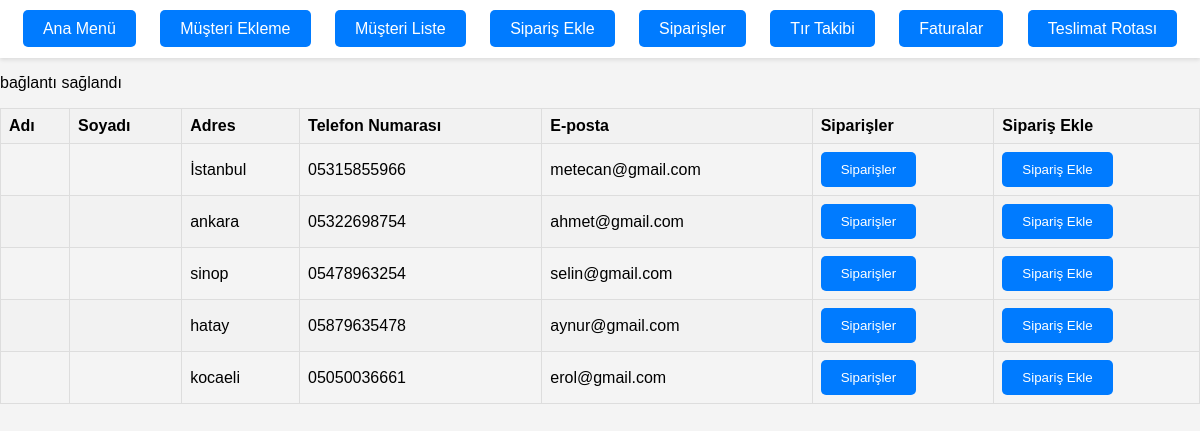
The app's page /kodlar/codes/musteri_liste.php with its own data.
### tables this page shows
CREATE TABLE `musteriler` (
  `musteri_id` int(11) NOT NULL,
  `adi` varchar(30) NOT NULL,
  `soyadi` varchar(30) NOT NULL,
  `adres` varchar(100) NOT NULL,
  `telefon` varchar(11) NOT NULL,
  `mail` varchar(50) NOT NULL
);

### kodlar/codes/musteri_liste.php (the view, shortened to what this page needs)
<!DOCTYPE html>
<html lang="en">
<head>
    <link rel="stylesheet" href="style.css">
</head>
<body>
<?php  include("../navbar.php");?>
<div id="container">
    <?php
    include ('../contact.php');
    $sec="SELECT * FROM musteriler";
    $sonuc = $baglanti->query($sec);
    if($sonuc->num_rows > 0) {
        echo "<table>
            <thead>
                <tr>
                    <th>Adı</th>
                    <th>Soyadı</th>
                    <th>Adres</th>
                    <th>Telefon Numarası</th>
                    <th>E-posta</th>
                    <th>Siparişler</th>
                    <th>Sipariş Ekle</th>
                </tr>
            </thead>
            <tbody>";
        while($cek = $sonuc->fetch_assoc()) {
            echo "<tr>
                <td contenteditable='true'>" . $cek["isim"]. "</td>
                <td contenteditable='true'>" . $cek["soyisim"]. "</td>
                <td contenteditable='true'>" . $cek["adres"]. "</td>
                <td contenteditable='true'>" . $cek["telefon"]. "</td>
                <td contenteditable='true'>" . $cek["mail"]. "</td>
                <td><button class='orderButton'>Siparişler</button></td>
                <td><button class='addOrderButton'>Sipariş Ekle</button></td>
            </tr>";
        }
        echo "</tbody>
        </table>";
    } else {
        echo "<p>Veri bulunamadı</p>";
    }
    ?>
</div>
</body>
</html>

### kodlar/navbar.php
<div class="menu">
            <ul>
	    <li><a href="secim.php">Ana Menü</a></li>
            <li><a href="musteri_ekleme.php">Müşteri Ekleme</a></li>
            <li><a href="musteri_liste.php">Müşteri Liste</a></li>
            <li><a href="siparis_ekle.php">Sipariş Ekle</a></li>
            <li><a href="siparisler.php">Siparişler</a></li>
	    <li><a href="tir_takibi.php">Tır Takibi</a></li>
        <li><a href="faturalar.php">Faturalar</a></li>
        <li><a href="teslimat_rotası.php">Teslimat Rotası</a></li>
            </ul>
   	    </div>

### kodlar/contact.php (shortened to what this page needs)
<?php
$host="localhost";
$kullanici="root";
$sifre="";
$veritabani="veritabanı";
$baglanti=mysqli_connect($host,$kullanici,$sifre,$veritabani);
if($baglanti){
echo "<p> bağlantı sağlandı </p>";
}
else
{
echo "<p>bağlantı sağlanamadı</p>";
}
?>

### kodlar/codes/style.css (style rules this page uses)
body { font-family: Arial, sans-serif; background-color: #f4f4f4; margin: 0; padding: 0; }
.menu { background-color: #fff; padding: 10px 0; text-align: center; box-shadow: 0 2px 4px rgba(0, 0, 0, 0.1); }
.menu ul { list-style-type: none; padding: 0; margin: 10px; }
.menu ul li { display: inline; margin-right: 20px; }
.menu ul li:last-child { margin-right: 0; }
.menu ul li a { color: white; text-decoration: none; padding: 10px 20px; border-radius: 5px; background-color: #007bff; }
button { padding: 10px 20px; background-color: #007bff; color: #fff; border: none; border-radius: 5px; cursor: pointer; }
table { width: 100%; border-collapse: collapse; }
th, td { border: 1px solid #ddd; padding: 8px; text-align: left; }
th { background-color: #f2f2f2; }
tr:nth-child(even) { background-color: #f2f2f2; }

### records on screen
musteriler: adres "İstanbul", telefon "05315855966", mail "metecan@gmail.com"
musteriler: adres "ankara", telefon "05322698754", mail "ahmet@gmail.com"
musteriler: adres "sinop", telefon "05478963254", mail "selin@gmail.com"
musteriler: adres "hatay", telefon "05879635478", mail "aynur@gmail.com"
musteriler: adres "kocaeli", telefon "05050036661", mail "erol@gmail.com"
